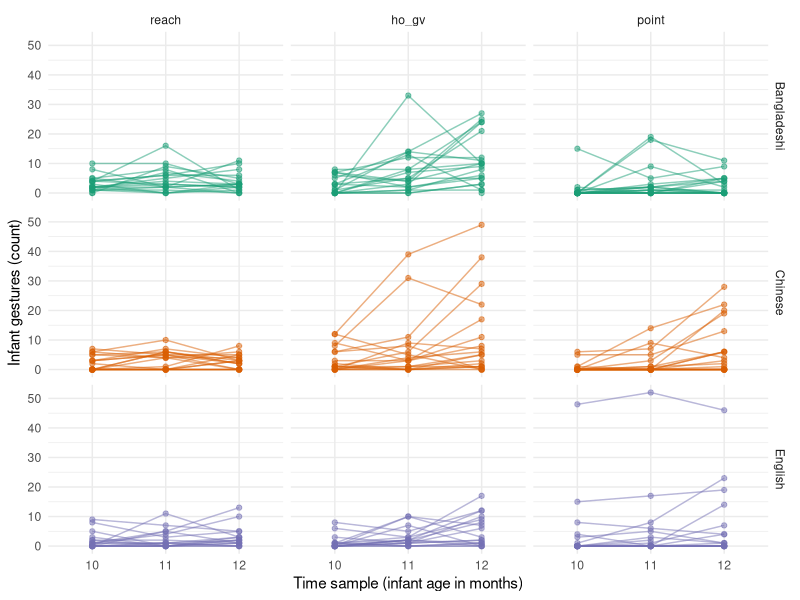
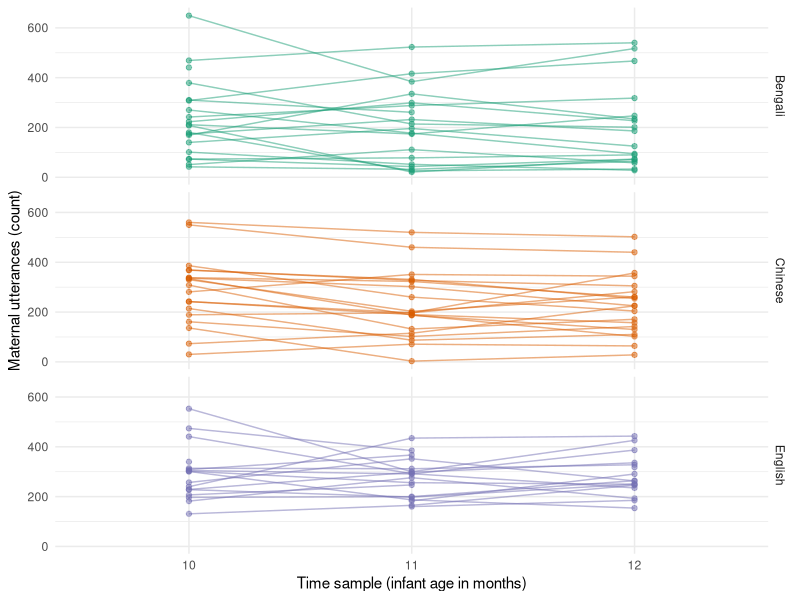
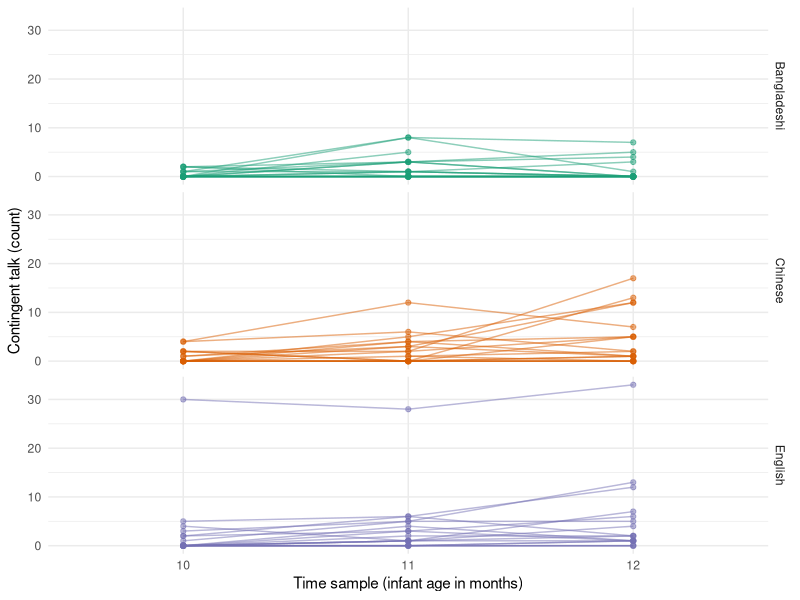
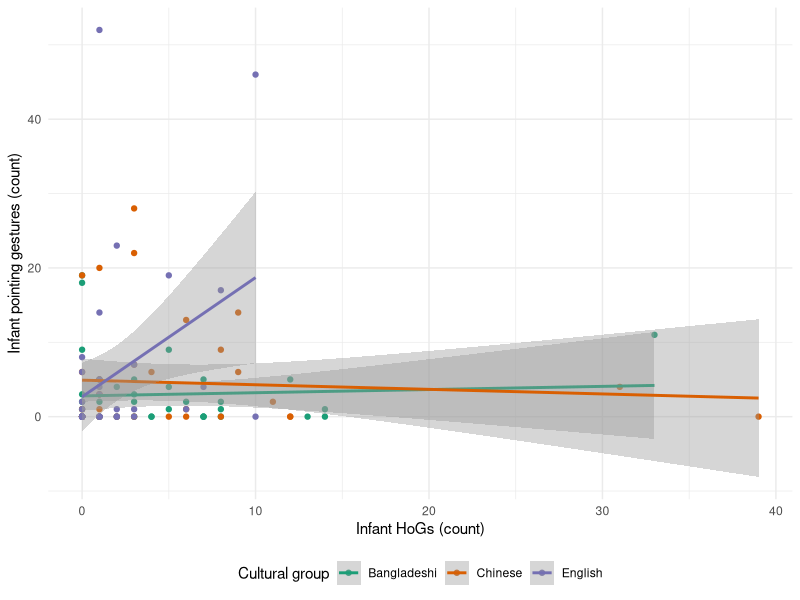
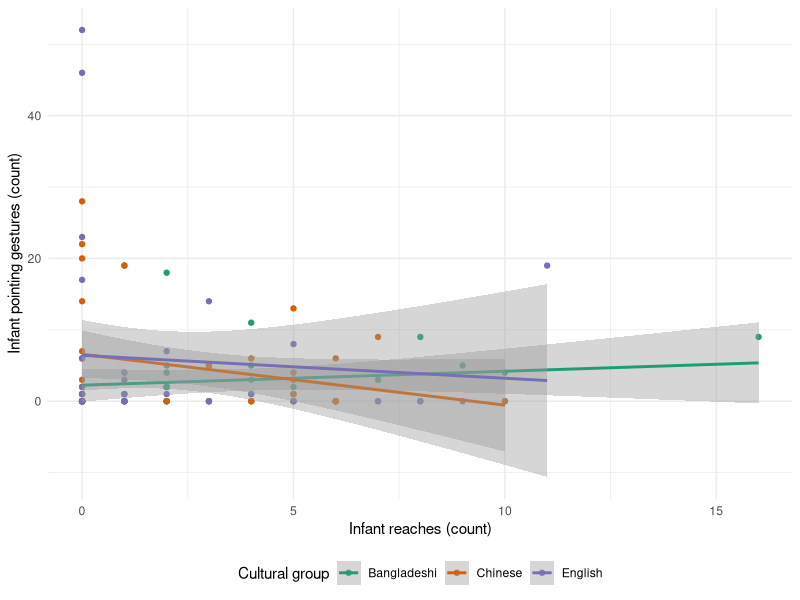
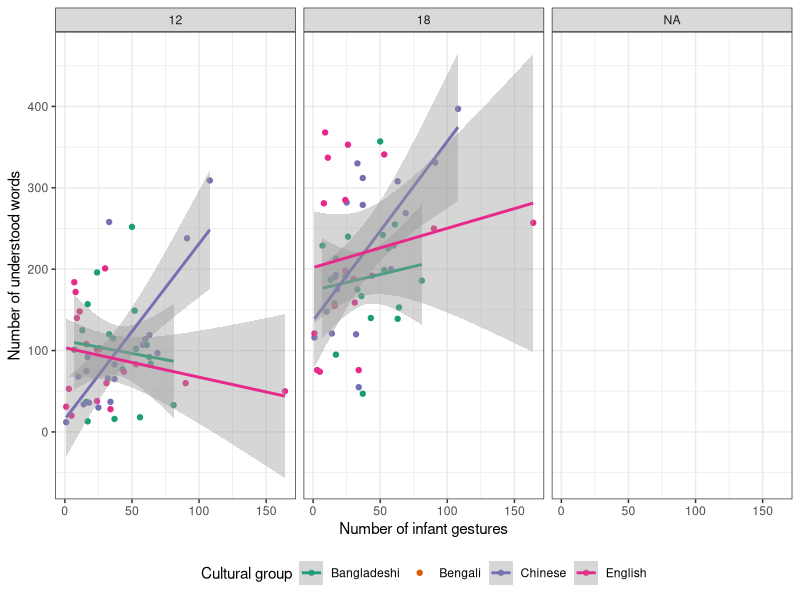
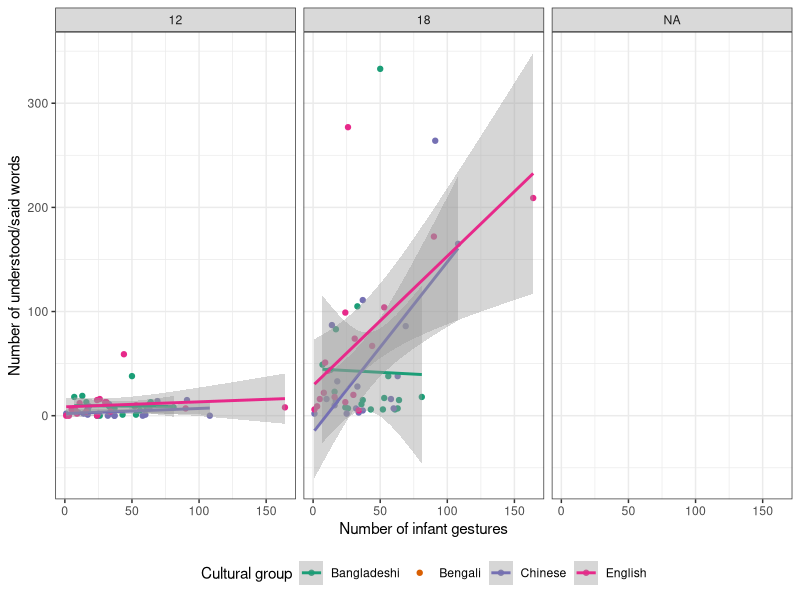
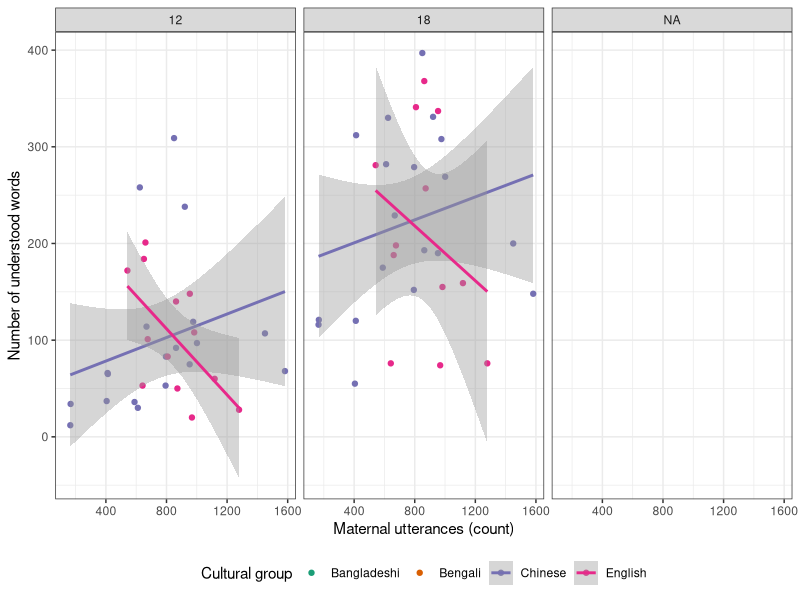

Write R code to recreate these figures, in order.
## ---- chunk 1
knitr::opts_chunk$set(echo = TRUE)
knitr::opts_knit$set(root.dir = normalizePath("./"))
library(tidyverse)
theme_set(theme_minimal())

img_path <- "./img"
## ---- chunk 2
gestures <- read_csv("./data/gestures.csv")

gestures_tot <- gestures %>%
  group_by(dyad, background, months, gesture) %>%
  summarise(
    count = sum(count),
    ct = sum(ct)
  ) %>%
  ungroup() %>%
  mutate(
    gesture = factor(gesture, levels = c("reach", "ho_gv", "point"))
  ) %>%
  mutate_if(is.character, as.factor) %>%
  mutate(
    back_o = ordered(background, levels = c("English", "Bangladeshi", "Chinese"))
  )

contrasts(gestures_tot$back_o) <- "contr.treatment"

utterances <- read_csv("./data/utterances.csv")

# NAs not removed in sum()
utterances_tot <- utterances %>%
  group_by(dyad, background, months) %>%
  summarise(
    utterances = sum(utterances)
  ) %>%
  ungroup() %>%
  mutate_if(is.character, as.factor) %>%
  mutate(
    back_o = ordered(background, levels = c("English", "Bangladeshi", "Chinese"))
  )

contrasts(utterances_tot$back_o) <- "contr.treatment"

hg_tot <- filter(gestures_tot, gesture == "ho_gv")
reach_tot <- filter(gestures_tot, gesture == "reach")
point_tot <- filter(gestures_tot, gesture == "point")
all_tot <- gestures_tot %>%
  group_by(dyad, background, back_o, months) %>%
  summarise(count = sum(count), ct = sum(ct))

hg_point_lead <- gestures_tot %>%
  dplyr::select(-ct) %>%
  spread(gesture, count) %>%
  dplyr::select(-reach) %>%
  group_by(dyad) %>%
  mutate(
    lead_point = lead(point)
  ) %>%
  filter(months != 12)

reach_point_lead <- gestures_tot %>%
  dplyr::select(-ct) %>%
  spread(gesture, count) %>%
  dplyr::select(-ho_gv) %>%
  group_by(dyad) %>%
  mutate(
    lead_point = lead(point)
  ) %>%
  filter(months != 12)

reach_point_lead <- gestures_tot %>%
  dplyr::select(-ct) %>%
  spread(gesture, count) %>%
  dplyr::select(-ho_gv) %>%
  group_by(dyad) %>%
  mutate(
    lead_point = lead(point)
  ) %>%
  filter(months != 12)

ct_point_lead <- gestures_tot %>%
  filter(gesture == "point") %>%
  dplyr::select(-gesture) %>%
  rename(point = count) %>%
  group_by(dyad) %>%
  mutate(
    lead_point = lead(point)
  ) %>%
  filter(months != 12)

utter_point_lead <- gestures_tot %>%
  filter(gesture == "point") %>%
  right_join(y = utterances_tot) %>%
  group_by(dyad) %>%
  mutate(
    lead_point = lead(count)
  ) %>%
  filter(months != 12)

pointing <- gestures_tot %>%
  dplyr::select(-ct) %>%
  spread(gesture, count)

vocab_gest <- gestures_tot %>%
  group_by(dyad, background) %>%
  summarise(count_tot = sum(count), ct_tot = sum(ct))

vocab_utt <- utterances_tot %>%
  group_by(dyad, background) %>%
  summarise(utt_tot = sum(utterances))

vocab <- read_csv("./data/vocab.csv") %>%
  full_join(y = vocab_gest) %>%
  full_join(y = vocab_utt) %>%
  arrange(dyad, months) %>%
  mutate_if(is.character, as.factor)
## ---- chunk 3
gestures_tot %>%
  ggplot(aes(as.factor(months), count, colour = background)) +
  geom_point(alpha = 0.5) +
  geom_line(aes(group = dyad), alpha = 0.5) +
  facet_grid(vars(background), vars(gesture)) +
  scale_color_brewer(type = "qual", palette = "Dark2") +
  labs(
    x = "Time sample (infant age in months)",
    y = "Infant gestures (count)"
  ) +
  theme(legend.position = "none")

ggsave("gest-slope.png", path = img_path, width = 6, height = 5)
## ---- chunk 4
utterances_tot %>%
  ggplot(aes(as.factor(months), utterances, colour = background)) +
  geom_point(alpha = 0.5) +
  geom_line(aes(group = dyad), alpha = 0.5) +
  facet_grid(background ~ .) +
  scale_color_brewer(type = "qual", palette = "Dark2") +
  labs(
    x = "Time sample (infant age in months)",
    y = "Maternal utterances (count)"
  ) +
  theme(legend.position = "none")

ggsave("utter-slope.png", path = img_path, width = 6, height = 5)
## ---- chunk 5
all_tot %>%
  ggplot(aes(as.factor(months), ct, colour = background)) +
  geom_point(alpha = 0.5) +
  geom_line(aes(group = dyad), alpha = 0.5) +
  facet_grid(background ~ .) +
  scale_color_brewer(type = "qual", palette = "Dark2") +
  labs(
    x = "Time sample (infant age in months)",
    y = "Contingent talk (count)"
  ) +
  theme(legend.position = "none")

ggsave("ct-slope.png", path = img_path, width = 6, height = 5)
## ---- chunk 6
hg_point_lead %>%
  ggplot(aes(ho_gv, lead_point, colour = background)) +
  geom_point() +
  geom_smooth(method = "lm") +
  labs(
    x = "Infant HoGs (count)",
    y = "Infant pointing gestures (count)"
  ) +
  scale_color_brewer(type = "qual", palette = "Dark2", name = "Cultural group") +
  theme(legend.position = "bottom")

ggsave("hg-point-lead.png", path = img_path, width = 6, height = 5)
## ---- chunk 7
reach_point_lead %>%
  ggplot(aes(reach, lead_point, colour = background)) +
  geom_point() +
  geom_smooth(method = "lm") +
  labs(
    x = "Infant reaches (count)",
    y = "Infant pointing gestures (count)"
  ) +
  scale_color_brewer(type = "qual", palette = "Dark2", name = "Cultural group") +
  theme(legend.position = "bottom")

ggsave("reach-point-lead.png", path = img_path, width = 6, height = 5)
## ---- chunk 8
vocab %>%
  ggplot(aes(count_tot, understand, colour = background)) +
  geom_point() +
  geom_smooth(method = "lm") +
  facet_grid(~ months) +
  scale_color_brewer(type = "qual", palette = "Dark2", name = "Cultural group") +
  labs(
    x = "Number of infant gestures",
    y = "Number of understood words"
  ) +
  theme_bw() +
  theme(legend.position = "bottom")

ggsave("compr-gest.png", path = img_path, width = 6, height = 5)
## ---- chunk 9
vocab %>%
  ggplot(aes(count_tot, und_say, colour = background)) +
  geom_point() +
  geom_smooth(method = "lm") +
  facet_grid(~ months) +
  scale_color_brewer(type = "qual", palette = "Dark2", name = "Cultural group") +
  labs(
    x = "Number of infant gestures",
    y = "Number of understood/said words"
  ) +
  theme_bw() +
  theme(legend.position = "bottom")

ggsave("prod-gest.png", path = img_path, width = 6, height = 5)
## ---- chunk 10
vocab %>%
  ggplot(aes(utt_tot, understand, colour = background)) +
  geom_point() +
  geom_smooth(method = "lm") +
  facet_grid(~ months) +
  scale_color_brewer(type = "qual", palette = "Dark2", name = "Cultural group") +
  labs(
    x = "Maternal utterances (count)",
    y = "Number of understood words"
  ) +
  theme_bw() +
  theme(legend.position = "bottom")

ggsave("compr-utter.png", path = img_path, width = 6, height = 5)
## ---- chunk 11
vocab %>%
  ggplot(aes(utt_tot, und_say, colour = background)) +
  geom_point() +
  geom_smooth(method = "lm") +
  facet_grid(~ months) +
  scale_color_brewer(type = "qual", palette = "Dark2", name = "Cultural group") +
  labs(
    x = "Maternal utterances (count)",
    y = "Number of understood/said words"
  ) +
  theme_bw() +
  theme(legend.position = "bottom")

ggsave("prod-utter.png", path = img_path, width = 6, height = 5)
## ---- chunk 12
vocab %>%
  filter(ct_tot < 25) %>%
  ggplot(aes(ct_tot, understand, colour = background)) +
  geom_point() +
  geom_smooth(method = "lm") +
  facet_grid(~ months) +
  scale_color_brewer(type = "qual", palette = "Dark2", name = "Cultural group") +
  labs(
    x = "Contingent talk (count)",
    y = "Number of understood words"
  ) +
  theme_bw() +
  theme(legend.position = "bottom")

ggsave("compr-ct.png", path = img_path, width = 6, height = 5)
## ---- chunk 13
vocab %>%
  filter(ct_tot < 25) %>%
  ggplot(aes(ct_tot, und_say, colour = background)) +
  geom_point() +
  geom_smooth(method = "lm") +
  facet_grid(~ months) +
  scale_color_brewer(type = "qual", palette = "Dark2", name = "Cultural group") +
  labs(
    x = "Contingent talk (count)",
    y = "Number of understood/said words"
  ) +
  theme_bw() +
  theme(legend.position = "bottom")

ggsave("prod-ct.png", path = img_path, width = 6, height = 5)
